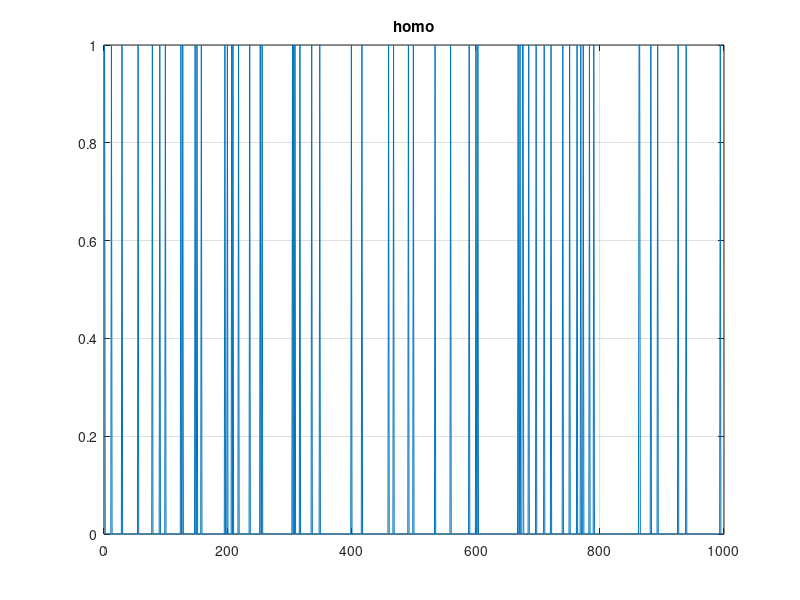
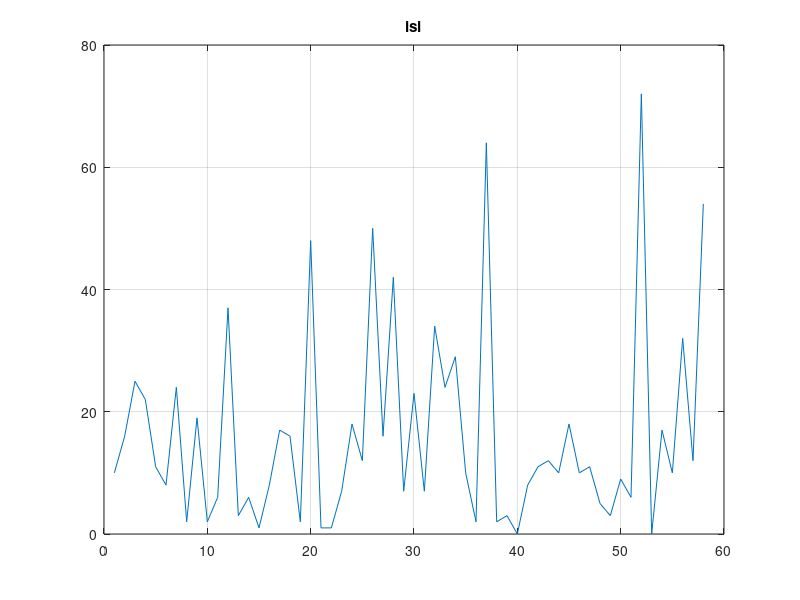
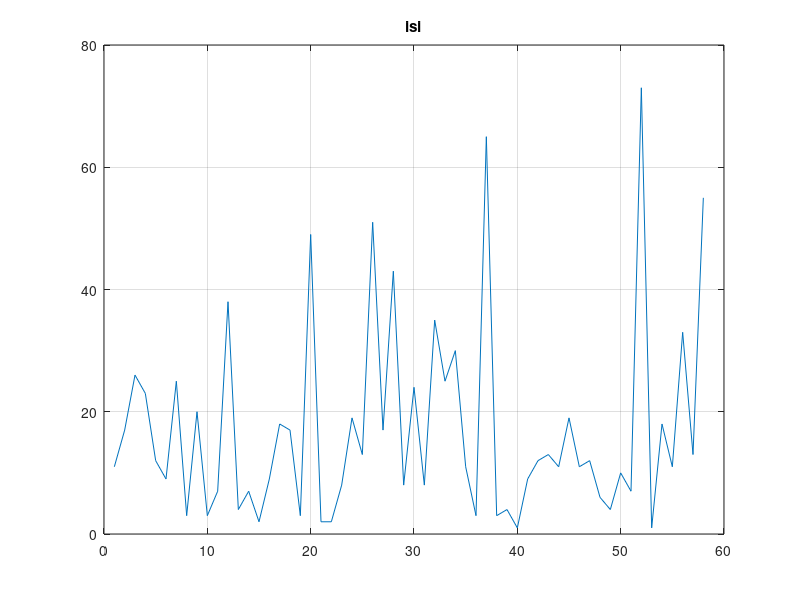

MATLAB code for these plots, in order:
function project
    homo_pp = adarsh_spk_gen_poss_nonhom(50, 0, 1, 0.001);
    figure(101)
        plot(homo_pp);
        title('homo');
    grid

    % isi
    isi = [];
    latest_spike_time = 0;
    inter_spike_value = 0;
    disp(size(homo_pp))

    for i=1:1000
        if homo_pp(1,i) == 0
            inter_spike_value = inter_spike_value + 1;
        else
            isi = [isi, inter_spike_value];
            inter_spike_value = 0;
            latest_spike_time = i;
        end    
    end
    isi(1) = [];
    figure(102)
        plot(isi);
        title('isi');
    grid


    % second way to test
    spike_times = [];
    for i=1:1000
        if homo_pp(1,i) == 1
            spike_times = [spike_times, i];
        end
    end
    isi = [];
    for i=1:length(spike_times)
        if i+1 <= length(spike_times)
            isi = [isi, spike_times(1,i+1) - spike_times(1,i)]; 
        end
    end
    figure(103)
        plot(isi);
        title('isi');
    grid

end

function spikeMat = adarsh_spk_gen_poss_nonhom(fr,tin,tout,dt)
    spk_mat=[];
    tSim=tout-tin;
    nBins=floor(tSim/dt);
    fprintf("nbins %d", nBins);
    spikeMat = zeros(1, nBins);
    rng('shuffle');
    for i=1:nBins
        if rand<=1-exp(-1*fr*dt);
            spikeMat(1,i)=1;
        else
            spikeMat(1,i)=0;
        end
    end
    % spk_mat=find(spikeMat==1);
    end